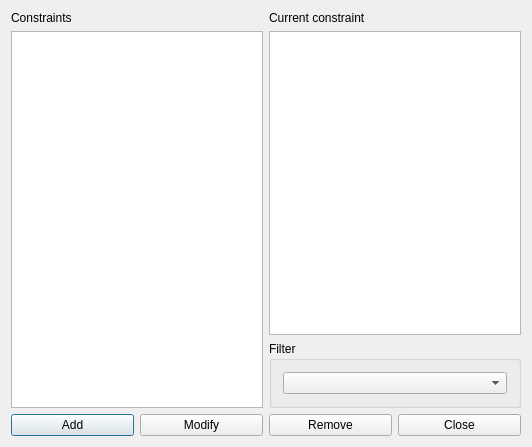
<?xml version="1.0" encoding="UTF-8"?>
<ui version="4.0">
 <class>ConstraintTeacherNoTwoConsecutiveDaysForm_template</class>
 <widget class="QDialog" name="ConstraintTeacherNoTwoConsecutiveDaysForm_template">
  <property name="geometry">
   <rect>
    <x>0</x>
    <y>0</y>
    <width>532</width>
    <height>447</height>
   </rect>
  </property>
  <property name="windowTitle">
   <string extracomment="This is the title of the dialog in which you see the list of all constraints of this type">Constraints teacher no two consecutive days</string>
  </property>
  <layout class="QGridLayout" name="gridLayout_2">
   <item row="0" column="0" rowspan="2">
    <layout class="QVBoxLayout" name="verticalLayout">
     <item>
      <widget class="QLabel" name="constraintsTextLabel">
       <property name="frameShape">
        <enum>QFrame::NoFrame</enum>
       </property>
       <property name="frameShadow">
        <enum>QFrame::Plain</enum>
       </property>
       <property name="text">
        <string>Constraints</string>
       </property>
       <property name="wordWrap">
        <bool>false</bool>
       </property>
      </widget>
     </item>
     <item>
      <widget class="QListWidget" name="constraintsListWidget"/>
     </item>
    </layout>
   </item>
   <item row="0" column="1">
    <layout class="QVBoxLayout" name="verticalLayout_2">
     <item>
      <widget class="QLabel" name="currentConstraintTextLabel">
       <property name="text">
        <string>Current constraint</string>
       </property>
       <property name="wordWrap">
        <bool>false</bool>
       </property>
      </widget>
     </item>
     <item>
      <widget class="QPlainTextEdit" name="currentConstraintTextEdit"/>
     </item>
    </layout>
   </item>
   <item row="1" column="1">
    <widget class="QGroupBox" name="filterGroupBox">
     <property name="title">
      <string>Filter</string>
     </property>
     <layout class="QGridLayout" name="gridLayout">
      <item row="0" column="0">
       <widget class="QComboBox" name="teachersComboBox"/>
      </item>
     </layout>
    </widget>
   </item>
   <item row="2" column="0" colspan="2">
    <layout class="QHBoxLayout" name="horizontalLayout">
     <item>
      <widget class="QPushButton" name="addConstraintPushButton">
       <property name="text">
        <string>Add</string>
       </property>
      </widget>
     </item>
     <item>
      <widget class="QPushButton" name="modifyConstraintPushButton">
       <property name="text">
        <string>Modify</string>
       </property>
      </widget>
     </item>
     <item>
      <widget class="QPushButton" name="removeConstraintPushButton">
       <property name="text">
        <string>Remove</string>
       </property>
      </widget>
     </item>
     <item>
      <widget class="QPushButton" name="closePushButton">
       <property name="text">
        <string>Close</string>
       </property>
      </widget>
     </item>
    </layout>
   </item>
  </layout>
 </widget>
 <layoutdefault spacing="6" margin="11"/>
 <resources/>
 <connections/>
</ui>
